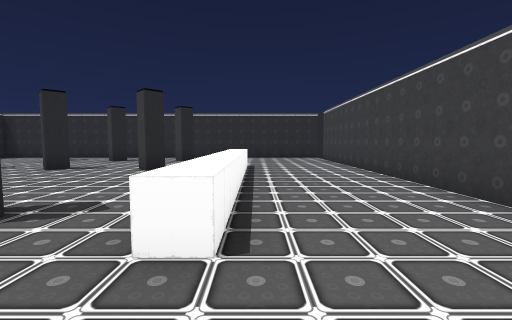
view 1 (above)

16 first-person views from a walk through a Unity game level. The camera is 1.4 m above the floor, tilts 4° down and sees 90° across. The floor is counted in squares, 2 m on a side. Each view is taken from the middle of a square. On the plan, view 1 faces up. The plan holds only what a view shows up to about 9 squares ahead; the rest is blank. The place goes on beyond the plan. The player character is not drawn. Some animated figures are left out. Door leaves are left out, so doorways stand open.

view 2
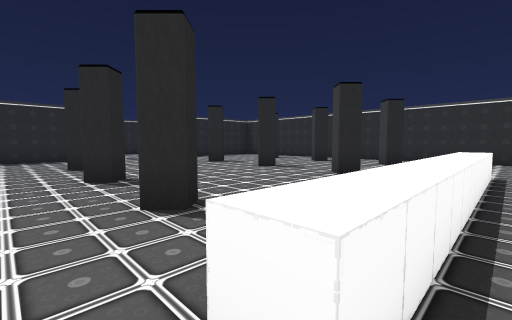

view 3
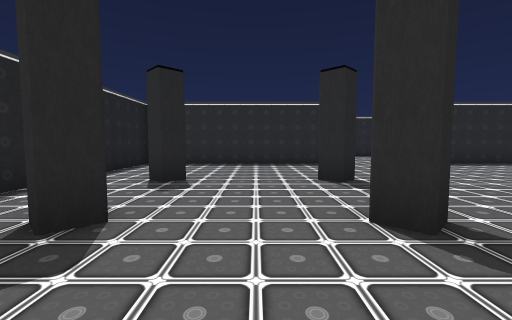

view 4
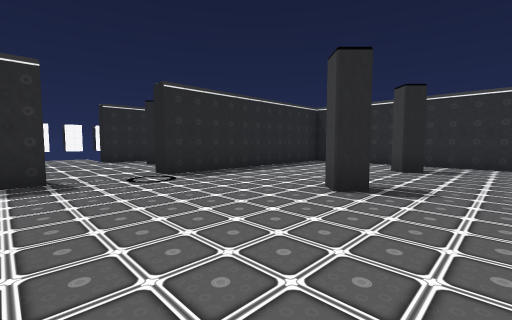

view 5
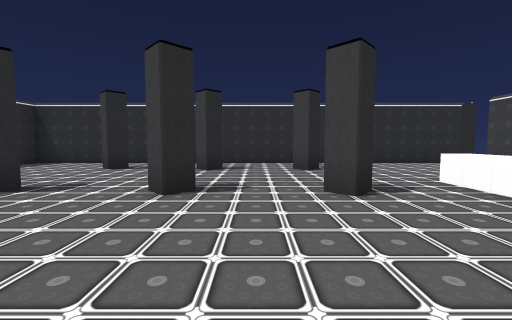

view 6
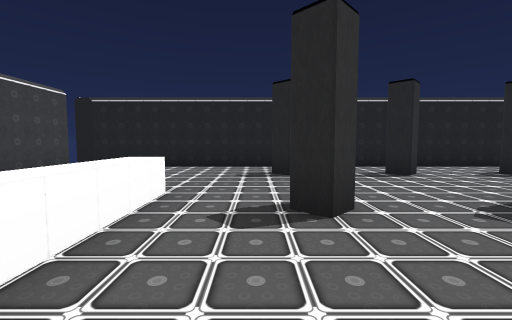

view 7
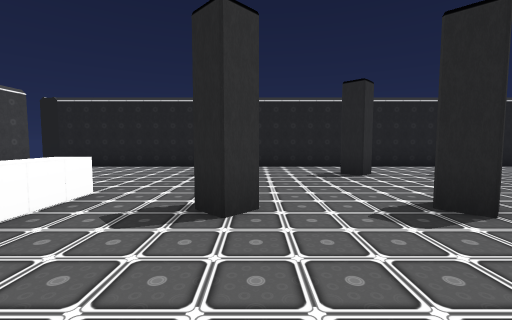

view 8
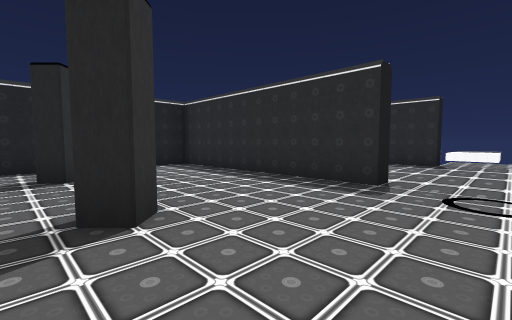

view 9
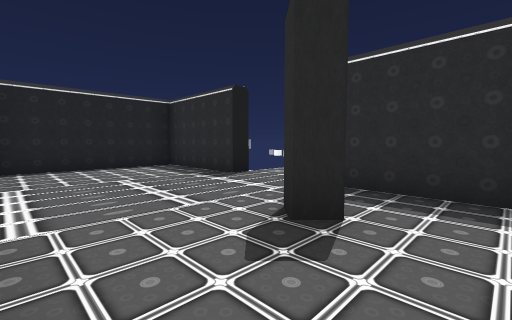

view 10
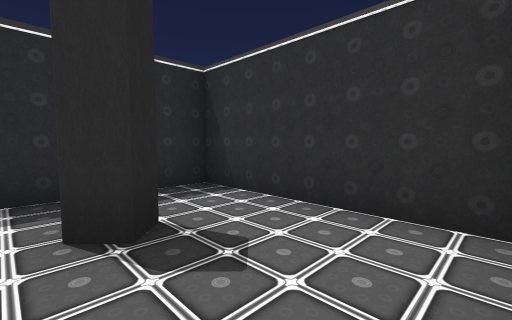

view 11
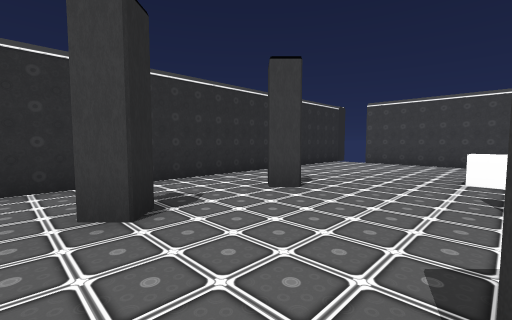

view 12
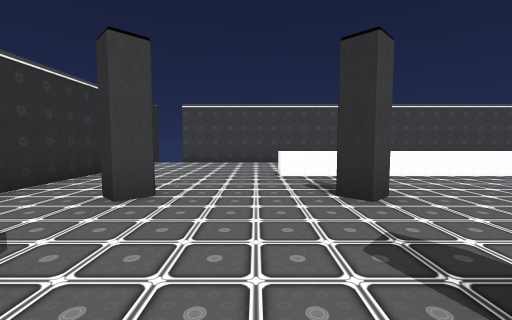

view 13
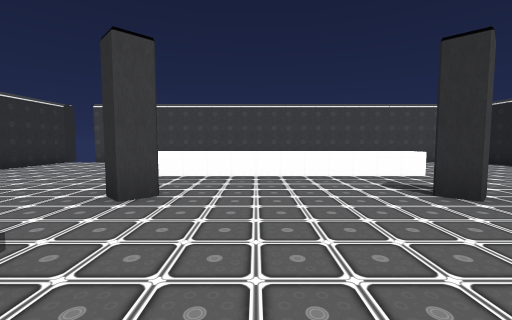

view 14
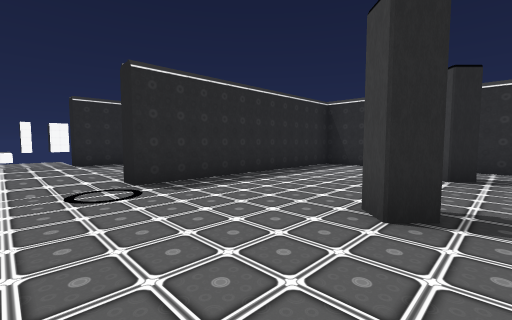

view 15
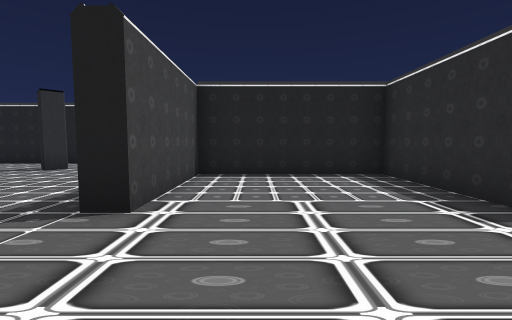

view 16
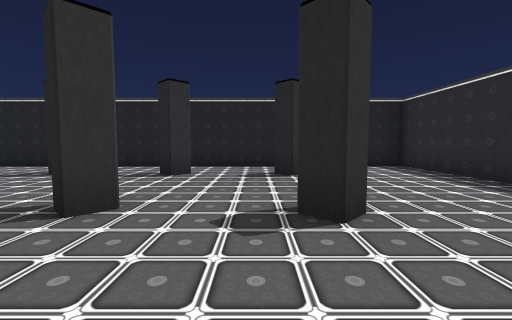

### Floor plan
Ten units are one square. View 1 is at (0, 0); x grows to the right and y downward. Boxes are objects, and circles mark ways between rooms. Rooms are numbered by the first view taken in them; rooms with no view inside come last. Other rooms are left out.
<svg viewBox="-165 -120 204 150">
<path fill="none" stroke="#000" d="M-118 -35 -112 -35 -112 25 32 25M28 15 28 -105M34 -115 -112 -115 -112 -55 -118 -55M-2 -75 -2 -15 -8 -15 -8 -75M-158 -35 -158 -5 -118 -5 -118 -35M-119 -85 -158 -85 -158 -55"/>
<rect x="-115" y="-55" width="20" height="10" fill="#bbb"><title>other object</title></rect>
<rect x="-85" y="5" width="10" height="10" fill="#bbb"><title>pillar</title></rect>
<rect x="-85" y="-35" width="10" height="10" fill="#bbb"><title>pillar</title></rect>
<rect x="-85" y="-75" width="10" height="10" fill="#bbb"><title>pillar</title></rect>
<rect x="-85" y="-105" width="10" height="10" fill="#bbb"><title>pillar</title></rect>
<rect x="-55" y="5" width="10" height="10" fill="#bbb"><title>pillar</title></rect>
<rect x="-55" y="-25" width="10" height="10" fill="#bbb"><title>pillar</title></rect>
<rect x="-55" y="-75" width="10" height="10" fill="#bbb"><title>pillar</title></rect>
<rect x="-55" y="-105" width="10" height="10" fill="#bbb"><title>pillar</title></rect>
<rect x="-35" y="5" width="10" height="10" fill="#bbb"><title>pillar</title></rect>
<rect x="-35" y="-25" width="10" height="10" fill="#bbb"><title>pillar</title></rect>
<rect x="-35" y="-75" width="10" height="10" fill="#bbb"><title>pillar</title></rect>
<rect x="-35" y="-105" width="10" height="10" fill="#bbb"><title>pillar</title></rect>
<rect x="-145" y="-75" width="10" height="10" fill="#bbb"><title>pillar</title></rect>
<circle cx="-117" cy="-43" r="3" fill="#2a7"/>
<text x="-40" y="-50">1</text>
<text x="-140" y="-50">2</text>
</svg>
Room 1 opens to room 2.

Where each view was taken, in squares from view 1:
view 1: 0 up, 0 right, facing up
view 2: 1 up, 0 right, facing up-left
view 3: 1 up, 3 left, facing left
view 4: 3 up, 6 left, facing up-left
view 5: 3 up, 4 left, facing up
view 6: 5 up, 2 left, facing down
view 7: 5 up, 3 left, facing down
view 8: 5 up, 7 left, facing down-left
view 9: 8 up, 12 left, facing down-left
view 10: 6 up, 12 left, facing up-left
view 11: 7 up, 6 left, facing up-right
view 12: 8 up, 6 left, facing right
view 13: 5 up, 6 left, facing right
view 14: 4 up, 7 left, facing up-left
view 15: 6 up, 13 left, facing down
view 16: 5 up, 7 left, facing down
